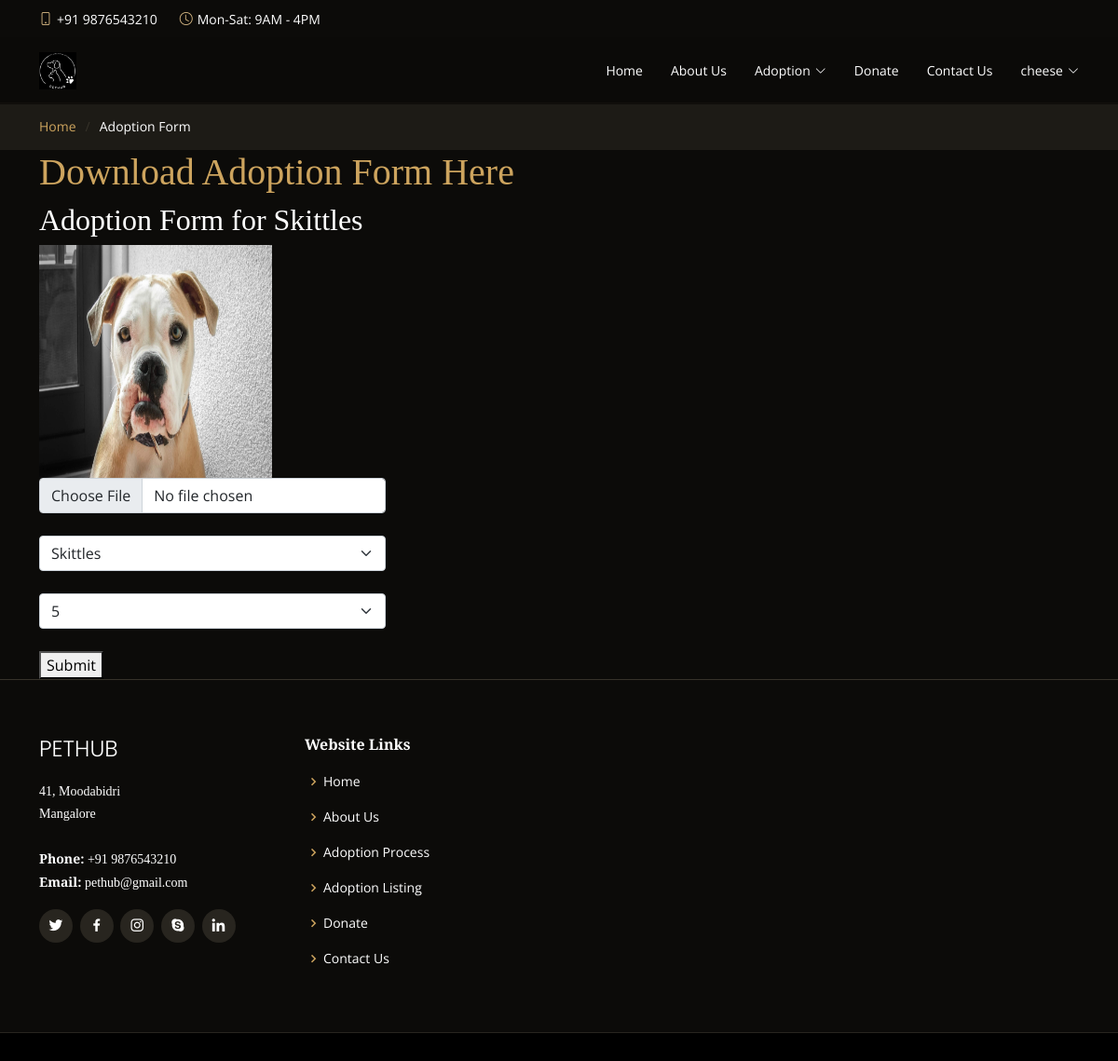
The page /user/adoptionForm.php?id=5 (signed in) on the database its author committed.
### tables this page shows
CREATE TABLE `animal` (
  `id` int(11) NOT NULL,
  `animalName` varchar(100) NOT NULL,
  `animalType` varchar(100) NOT NULL,
  `gender` varchar(10) NOT NULL,
  `age` varchar(100) NOT NULL,
  `colour` varchar(100) NOT NULL,
  `vaccinated` varchar(10) NOT NULL,
  `dewormed` varchar(10) NOT NULL,
  `neutered` varchar(10) NOT NULL,
  `animalCondition` varchar(100) NOT NULL,
  `imgType` varchar(5) NOT NULL
);

### user/adoptionForm.php (the view, shortened to what this page needs)
<?php
  $id = intval($_GET['id']);
?>
<!DOCTYPE html>
<html lang="en">
<head>
  <link href="../assets/vendor/animate.css/animate.min.css" rel="stylesheet">
  <link href="../assets/vendor/aos/aos.css" rel="stylesheet">
  <link href="../assets/vendor/bootstrap/css/bootstrap.min.css" rel="stylesheet">
  <link href="../assets/vendor/bootstrap-icons/bootstrap-icons.css" rel="stylesheet">
  <link href="../assets/vendor/boxicons/css/boxicons.min.css" rel="stylesheet">
  <link href="../assets/vendor/glightbox/css/glightbox.min.css" rel="stylesheet">
  <link href="../assets/vendor/swiper/swiper-bundle.min.css" rel="stylesheet">
  <link href="../assets/css/style.css" rel="stylesheet">
</head>
<body>
  <div id="topbar" class="d-flex align-items-center fixed-top">
    <div class="container d-flex justify-content-center justify-content-md-between">
      <div class="contact-info d-flex align-items-center">
        <i class="bi bi-phone d-flex align-items-center"><span>+91 9876543210</span></i>
        <i class="bi bi-clock d-flex align-items-center ms-4"><span> Mon-Sat: 9AM - 4PM</span></i>
      </div>
    </div>
  </div>
  <header id="header" class="fixed-top d-flex align-items-center">
    <div class="container-fluid container-xl d-flex align-items-center justify-content-lg-between">
      <a href="main.php" class="logo me-auto me-lg-0"><img src="../assets/img/logo.png" alt="" class="img-fluid"></a>
      <nav id="navbar" class="navbar order-last order-lg-0">
        <ul>
          <li><a class="nav-link scrollto" href="main.php">Home</a></li>
          <li><a class="nav-link scrollto" href="aboutUs.php">About Us</a></li>
          <li class="dropdown"><a href="#"><span>Adoption</span> <i class="bi bi-chevron-down"></i></a>
          </li>
          <li><a class="nav-link scrollto" href="#">Donate</a></li>
          <li><a class="nav-link scrollto" href="contactUs.php">Contact Us</a></li>
              <li class='dropdown'><a href='#'><span><?php echo $_SESSION['user']['username']; ?></span><i class='bi bi-chevron-down'></i></a>
          </li>
        </ul>
      </nav>
    </div>
  </header>
  <main id="main">
    <section class="breadcrumbs">
      <div class="container">
        <div class="d-flex justify-content-between align-items-center">
          <ol>
            <li><a href="main.php">Home</a></li>
            <li>Adoption Form</li>
          </ol>
        </div>
      </div>
    </section>
  </main>
  <div class="container" data-aos="fade-up">
  <?php
            $conn = mysqli_connect("localhost", "root", "", "hpusers");
            $sql = ("SELECT * FROM animal WHERE id = $id");
            $result = $conn->query($sql);
            if ($result->num_rows > 0) {
            while($row = $result->fetch_assoc()) {
              echo "<a href='../assets/form/PetHub Adoption Form.docx' download><h1>Download Adoption Form Here</h1></a>";
              echo "<h2>Adoption Form for " . $row["animalName"] . "</h2>";
              echo "<img src='../assets/img/animals/" . $row["animalName"] . "." . $row["imgType"] . "' height = '250px' width = '250px' >";
              echo "<form action='../functions.php' method='post' enctype='multipart/form-data' data-aos='fade-up' data-aos-delay='100'>
              <div class='col-lg-4 col-md-6 form-group'>
              <input type='file' name='file' class='form-control'>
              </div>
              <br>
            <div class='col-lg-4 col-md-6 form-group mt-3 mt-md-0'>
              <select class='form-select' name='animalName'>
                <option selected value='" . $row["animalName"] . "'>" . $row["animalName"] . "</option>
              </select>
            </div>
            <br>
            <div class='col-lg-4 col-md-6 form-group mt-3 mt-md-0'>
              <select class='form-select' name='animalID'>
                <option selected value='" . $row["id"] . "'>" . $row["id"] . "</option>
              </select>
            </div>
            <br>
            <button type='submit' name='submitAdoptionForm'>Submit</button>
          </form> ";
            }
            }
            else {
              echo "0 results";
            }
        ?>
  </div>
  <footer id="footer">
    <div class="footer-top">
      <div class="container">
        <div class="row">
          <div class="col-lg-3 col-md-6">
            <div class="footer-info">
              <h3>PetHub</h3>
              <p>
                41, Moodabidri<br>
                Mangalore<br><br>
                <strong>Phone:</strong> +91 9876543210<br>
                <strong>Email:</strong> pethub@gmail.com<br>
              </p>
              <div class="social-links mt-3">
                <a href="#" class="twitter"><i class="bx bxl-twitter"></i></a>
                <a href="#" class="facebook"><i class="bx bxl-facebook"></i></a>
                <a href="#" class="instagram"><i class="bx bxl-instagram"></i></a>
                <a href="#" class="google-plus"><i class="bx bxl-skype"></i></a>
                <a href="#" class="linkedin"><i class="bx bxl-linkedin"></i></a>
              </div>
            </div>
          </div>
          <div class="col-lg-2 col-md-6 footer-links">
            <h4>Website Links</h4>
            <ul>
              <li><i class="bx bx-chevron-right"></i> <a href="main.php">Home</a></li>
              <li><i class="bx bx-chevron-right"></i> <a href="#">About Us</a></li>
              <li><i class="bx bx-chevron-right"></i> <a href="adoptionProcess.php">Adoption Process</a></li>
              <li><i class="bx bx-chevron-right"></i> <a href="adoptionListing.php">Adoption Listing</a></li>
              <li><i class="bx bx-chevron-right"></i> <a href="#">Donate</a></li>
              <li><i class="bx bx-chevron-right"></i> <a href="contactUs.php">Contact Us</a></li>
            </ul>
          </div>
        </div>
      </div>
    </div>
</body>
</html>

### assets/css/style.css (style rules this page uses)
body { font-family: "Open Sans", sans-serif; background: #0c0b09; color: #fff; }
a { color: #cda45e; text-decoration: none; }
h1, h2, h3, h4, h5, h6 { font-family: "Playfair Display", serif; }
#topbar { height: 40px; font-size: 14px; transition: all 0.5s; z-index: 996; }
#topbar .contact-info i { font-style: normal; color: #d9ba85; }
#topbar .contact-info i span { padding-left: 5px; color: #fff; }
#header { background: rgba(12, 11, 9, 0.6); border-bottom: 1px solid rgba(12, 11, 9, 0.6); transition: all 0.5s; z-index: 997; padding: 15px 0; top: 40px; }
#header .logo { font-size: 28px; margin: 0; padding: 0; line-height: 1; font-weight: 300; letter-spacing: 1px; text-transform: uppercase; font-family: "Poppins", sans-serif; }
#header .logo img { max-height: 40px; }
.navbar { padding: 0; }
.navbar ul { margin: 0; padding: 0; display: flex; list-style: none; align-items: center; }
.navbar li { position: relative; }
.navbar a { display: flex; align-items: center; justify-content: space-between; padding: 10px 0 10px 30px; color: #fff; white-space: nowrap; transition: 0.3s; font-size: 14px; }
.navbar a i { font-size: 12px; line-height: 0; margin-left: 5px; }
section { padding: 60px 0; overflow: hidden; }
.breadcrumbs { padding: 15px 0; background: #1d1b16; margin-top: 110px; }
.breadcrumbs ol { display: flex; flex-wrap: wrap; list-style: none; padding: 0; margin: 0; font-size: 14px; }
.breadcrumbs ol li + li { padding-left: 10px; }
.breadcrumbs ol li + li::before { display: inline-block; padding-right: 10px; color: #37332a; content: "/"; }
#footer { background: black; padding: 0 0 30px 0; color: #fff; font-size: 14px; }
#footer .footer-top { background: #0c0b09; border-top: 1px solid #37332a; border-bottom: 1px solid #28251f; padding: 60px 0 30px 0; }
#footer .footer-top .footer-info { margin-bottom: 30px; }
#footer .footer-top .footer-info h3 { font-size: 24px; margin: 0 0 20px 0; padding: 2px 0 2px 0; line-height: 1; font-weight: 300; text-transform: uppercase; font-family: "Poppins", sans-serif; }
#footer .footer-top .footer-info p { font-size: 14px; line-height: 24px; margin-bottom: 0; font-family: "Playfair Display", serif; color: #fff; }
#footer .footer-top .social-links a { font-size: 18px; display: inline-block; background: #28251f; color: #fff; line-height: 1; padding: 8px 0; margin-right: 4px; border-radius: 50%; text-align: center; width: 36px; height: 36px; transition: 0.3s; }
#footer .footer-top h4 { font-size: 16px; font-weight: 600; color: #fff; position: relative; padding-bottom: 12px; }
#footer .footer-top .footer-links { margin-bottom: 30px; }
#footer .footer-top .footer-links ul { list-style: none; padding: 0; margin: 0; }
#footer .footer-top .footer-links ul i { padding-right: 2px; color: #cda45e; font-size: 18px; line-height: 1; }
#footer .footer-top .footer-links ul li { padding: 10px 0; display: flex; align-items: center; }
#footer .footer-top .footer-links ul li:first-child { padding-top: 0; }
#footer .footer-top .footer-links ul a { color: #fff; transition: 0.3s; display: inline-block; line-height: 1; }

### rows shown on the page
animal: animalName "Skittles", animalName (picture), animalID "5"

### other values the page prints
$_SESSION['user']['username'] "cheese"
